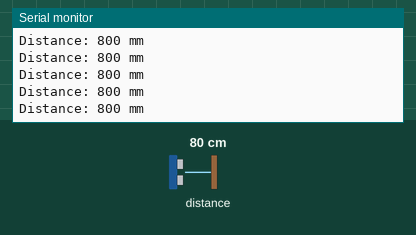
A sketch run on a simulated ESP32. Parts: the last lines printed to the serial monitor. Inputs (shaded band) come from the test bench; at power-on: distance to the obstacle 80 cm.

Above: at 1.2 s.
1.3 s: distance to the obstacle set to 2 cm
At 1.49 s:
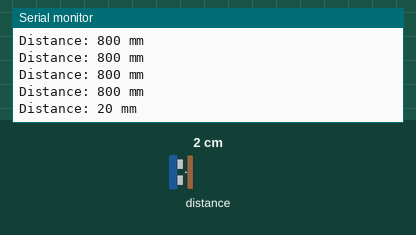
2.8 s: distance to the obstacle set to 4 cm
At 2.82 s:
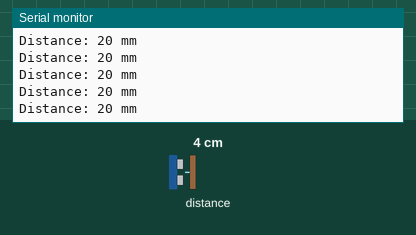
Timing chart, 0 to 5.8 s (numbered marks = the images above; inputs shaded):
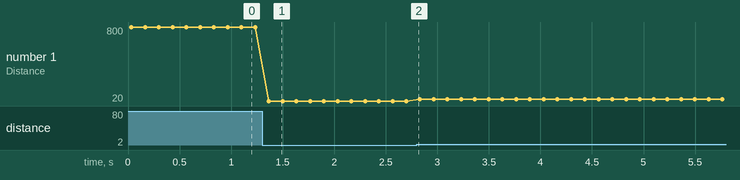

The sketch:

laser_sensor.ino
```cpp
#include <Wire.h>
#include <VL53L0X.h>

VL53L0X sensor;

void setup() {
  Serial.begin(115200);

  // Start I2C on ESP32 pins
  Wire.begin(21, 22);  // SDA, SCL

  sensor.setTimeout(500);
  if (!sensor.init()) {
    Serial.println("Failed to detect and initialize VL53L0X!");
    while (1);
  }

  sensor.startContinuous();
}

void loop() {
  int distance = sensor.readRangeContinuousMillimeters();

  if (sensor.timeoutOccurred()) {
    Serial.println("TIMEOUT");
  } else {
    Serial.print("Distance: ");
    Serial.print(distance);
    Serial.println(" mm");
  }

  delay(100);
}
```

Measured:
- after the input at 1.3 s, the serial monitor: prints a new line after 0.07 s (image 1)
- plotted number 1: 800 → 20 after the input at 1.3 s, 20 → 40 after the input at 2.8 s
